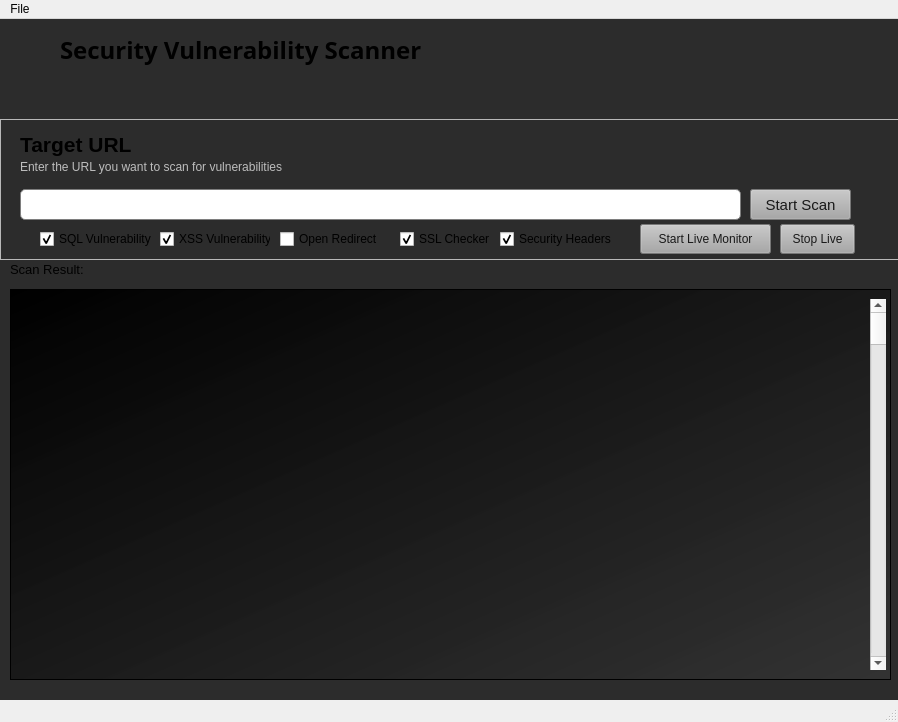
<?xml version="1.0" encoding="UTF-8"?>
<ui version="4.0">
 <class>MainWindow</class>
 <widget class="QMainWindow" name="MainWindow">
  <property name="geometry">
   <rect>
    <x>0</x>
    <y>0</y>
    <width>898</width>
    <height>722</height>
   </rect>
  </property>
  <property name="windowTitle">
   <string>MainWindow</string>
  </property>
  <property name="styleSheet">
   <string notr="true">Qwidget#QMainWindow{
title:&quot;Omen Sight&quot;
}</string>
  </property>
  <widget class="QWidget" name="centralwidget">
   <widget class="QLabel" name="label">
    <property name="geometry">
     <rect>
      <x>-10</x>
      <y>0</y>
      <width>911</width>
      <height>721</height>
     </rect>
    </property>
    <property name="mouseTracking">
     <bool>true</bool>
    </property>
    <property name="styleSheet">
     <string notr="true">background-color: rgb(44, 44, 44);</string>
    </property>
    <property name="text">
     <string/>
    </property>
   </widget>
   <widget class="QFrame" name="frame">
    <property name="geometry">
     <rect>
      <x>0</x>
      <y>100</y>
      <width>901</width>
      <height>141</height>
     </rect>
    </property>
    <property name="frameShape">
     <enum>QFrame::Shape::StyledPanel</enum>
    </property>
    <property name="frameShadow">
     <enum>QFrame::Shadow::Raised</enum>
    </property>
    <widget class="QLineEdit" name="URLinput">
     <property name="geometry">
      <rect>
       <x>20</x>
       <y>70</y>
       <width>721</width>
       <height>31</height>
      </rect>
     </property>
     <property name="mouseTracking">
      <bool>true</bool>
     </property>
     <property name="styleSheet">
      <string notr="true">QLineEdit{
border: 1px solid rgb(126, 126, 126);
color:rgb(231, 231, 231);
	font: 10pt &quot;Segoe UI&quot;;
border-radius:5px;
}</string>
     </property>
     <property name="frame">
      <bool>false</bool>
     </property>
    </widget>
    <widget class="QPushButton" name="ScanButton">
     <property name="geometry">
      <rect>
       <x>750</x>
       <y>70</y>
       <width>101</width>
       <height>31</height>
      </rect>
     </property>
     <property name="font">
      <font>
       <family>Segoe UI</family>
       <pointsize>11</pointsize>
       <italic>false</italic>
       <fontweight>DemiBold</fontweight>
      </font>
     </property>
     <property name="styleSheet">
      <string notr="true">color:rgb(25, 25, 25);
background-color: rgb(167, 167, 167);
font: 600 11pt &quot;Segoe UI&quot;;</string>
     </property>
     <property name="text">
      <string>Start Scan</string>
     </property>
    </widget>
    <widget class="QLabel" name="label_4">
     <property name="geometry">
      <rect>
       <x>20</x>
       <y>10</y>
       <width>121</width>
       <height>31</height>
      </rect>
     </property>
     <property name="font">
      <font>
       <pointsize>16</pointsize>
       <bold>true</bold>
      </font>
     </property>
     <property name="text">
      <string>Target URL</string>
     </property>
    </widget>
    <widget class="QLabel" name="label_2">
     <property name="geometry">
      <rect>
       <x>20</x>
       <y>40</y>
       <width>311</width>
       <height>16</height>
      </rect>
     </property>
     <property name="styleSheet">
      <string notr="true">color:rgb(189, 189, 189)</string>
     </property>
     <property name="text">
      <string>Enter the URL you want to scan for vulnerabilities</string>
     </property>
    </widget>
    <widget class="QCheckBox" name="SQLcheck">
     <property name="geometry">
      <rect>
       <x>40</x>
       <y>110</y>
       <width>121</width>
       <height>20</height>
      </rect>
     </property>
     <property name="text">
      <string>SQL Vulnerability</string>
     </property>
     <property name="checked">
      <bool>true</bool>
     </property>
    </widget>
    <widget class="QCheckBox" name="XSScheck">
     <property name="geometry">
      <rect>
       <x>160</x>
       <y>110</y>
       <width>111</width>
       <height>20</height>
      </rect>
     </property>
     <property name="text">
      <string>XSS Vulnerability</string>
     </property>
     <property name="checked">
      <bool>true</bool>
     </property>
    </widget>
    <widget class="QCheckBox" name="OpenRedirectcheck">
     <property name="geometry">
      <rect>
       <x>280</x>
       <y>110</y>
       <width>111</width>
       <height>20</height>
      </rect>
     </property>
     <property name="text">
      <string>Open Redirect</string>
     </property>
     <property name="checked">
      <bool>false</bool>
     </property>
    </widget>
    <widget class="QCheckBox" name="SSLcheck">
     <property name="geometry">
      <rect>
       <x>400</x>
       <y>110</y>
       <width>91</width>
       <height>20</height>
      </rect>
     </property>
     <property name="text">
      <string>SSL Checker</string>
     </property>
     <property name="checked">
      <bool>true</bool>
     </property>
    </widget>
    <widget class="QCheckBox" name="SecurityHeadcheck">
     <property name="geometry">
      <rect>
       <x>500</x>
       <y>110</y>
       <width>121</width>
       <height>20</height>
      </rect>
     </property>
     <property name="text">
      <string>Security Headers</string>
     </property>
     <property name="checked">
      <bool>true</bool>
     </property>
    </widget>
    <widget class="QPushButton" name="LiveButton">
     <property name="geometry">
      <rect>
       <x>640</x>
       <y>105</y>
       <width>131</width>
       <height>30</height>
      </rect>
     </property>
     <property name="styleSheet">
      <string notr="true">color:rgb(25, 25, 25);
background-color: rgb(167, 167, 167);
font: 600 11pt &quot;Segoe UI&quot;;</string>
     </property>
     <property name="text">
      <string>Start Live Monitor</string>
     </property>
    </widget>
    <widget class="QPushButton" name="StopButton">
     <property name="geometry">
      <rect>
       <x>780</x>
       <y>105</y>
       <width>75</width>
       <height>30</height>
      </rect>
     </property>
     <property name="styleSheet">
      <string notr="true">color:rgb(25, 25, 25);
background-color: rgb(167, 167, 167);
font: 600 11pt &quot;Segoe UI&quot;;</string>
     </property>
     <property name="text">
      <string>Stop Live</string>
     </property>
    </widget>
   </widget>
   <widget class="QLabel" name="label_5">
    <property name="geometry">
     <rect>
      <x>10</x>
      <y>10</y>
      <width>41</width>
      <height>41</height>
     </rect>
    </property>
    <property name="text">
     <string/>
    </property>
    <property name="pixmap">
     <pixmap>static/policy_24dp_E3E3E3_FILL0_wght400_GRAD0_opsz24.png</pixmap>
    </property>
    <property name="scaledContents">
     <bool>true</bool>
    </property>
   </widget>
   <widget class="QLabel" name="Heading">
    <property name="geometry">
     <rect>
      <x>60</x>
      <y>10</y>
      <width>421</width>
      <height>41</height>
     </rect>
    </property>
    <property name="font">
     <font>
      <family>Sitka</family>
      <pointsize>18</pointsize>
      <bold>true</bold>
     </font>
    </property>
    <property name="styleSheet">
     <string notr="true">Qwidget#Heading{
	font: 600 15pt &quot;Segoe UI&quot;;

}</string>
    </property>
    <property name="text">
     <string>Security Vulnerability Scanner </string>
    </property>
   </widget>
   <widget class="QLabel" name="label_3">
    <property name="geometry">
     <rect>
      <x>10</x>
      <y>240</y>
      <width>101</width>
      <height>21</height>
     </rect>
    </property>
    <property name="font">
     <font>
      <family>Segoe UI</family>
      <pointsize>10</pointsize>
      <italic>false</italic>
      <fontweight>DemiBold</fontweight>
     </font>
    </property>
    <property name="styleSheet">
     <string notr="true">font: 600 10pt &quot;Segoe UI&quot;;</string>
    </property>
    <property name="text">
     <string>Scan Result:</string>
    </property>
   </widget>
   <widget class="QTextEdit" name="textEdit">
    <property name="geometry">
     <rect>
      <x>10</x>
      <y>270</y>
      <width>881</width>
      <height>391</height>
     </rect>
    </property>
    <property name="mouseTracking">
     <bool>false</bool>
    </property>
    <property name="styleSheet">
     <string notr="true">background-color: rgb(148, 148, 148);
background-color: qlineargradient(spread:pad, x1:0, y1:0, x2:1, y2:1, stop:0 rgba(0, 0, 0, 255), stop:1 rgba(52, 52, 52, 218));</string>
    </property>
   </widget>
   <widget class="QScrollBar" name="verticalScrollBar">
    <property name="enabled">
     <bool>true</bool>
    </property>
    <property name="geometry">
     <rect>
      <x>870</x>
      <y>280</y>
      <width>16</width>
      <height>371</height>
     </rect>
    </property>
    <property name="orientation">
     <enum>Qt::Orientation::Vertical</enum>
    </property>
   </widget>
  </widget>
  <widget class="QMenuBar" name="menubar">
   <property name="geometry">
    <rect>
     <x>0</x>
     <y>0</y>
     <width>898</width>
     <height>33</height>
    </rect>
   </property>
   <widget class="QMenu" name="menuFile">
    <property name="title">
     <string>File</string>
    </property>
    <addaction name="actionNew"/>
    <addaction name="actionSave"/>
   </widget>
   <addaction name="menuFile"/>
  </widget>
  <widget class="QStatusBar" name="statusbar"/>
  <action name="actionNew">
   <property name="text">
    <string>New</string>
   </property>
  </action>
  <action name="actionSave">
   <property name="text">
    <string>Save Logs</string>
   </property>
  </action>
 </widget>
 <resources>
  <include location="static/bg.qrc"/>
 </resources>
 <connections/>
</ui>
